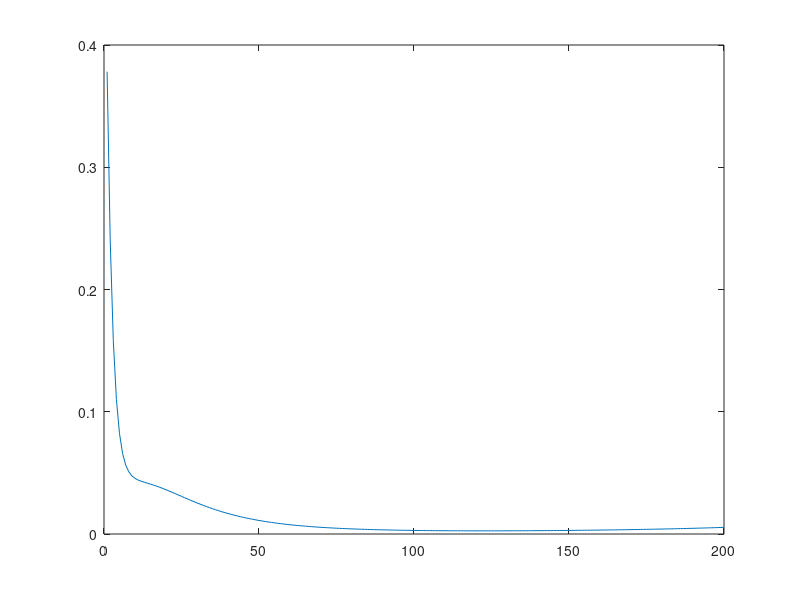

Source code (MATLAB):
clear all
close all
clc
%% input vector
X = [ 0,0;
      0,1;
      1,0;
      1,1]; 
%%  vector %% 
t = [0;
     1;
     1;
     0];

input_size  = 2;
Hidden_unit = 4;
output_unit = 1;
bias_v = 0.5;
bias_w = 0.5;
max = 200;


%% choosing the weights in range of -0.5 to 0.5
a = 0.5;
b = -0.5;         
V = (b-a).*rand(input_size,Hidden_unit) + a;
W = (b-a).*rand(output_unit,Hidden_unit) + a;
i = 1;

for iteration = 1:max
Error_value = 0;
for i = 1: 4 
%% forwarrd multiplication.

%% level1
Z_In = (X(i,:)*V) + bias_v;
z = 1.0 ./ (1.0 + exp(-Z_In));
z = z';

%% level2
Y_In = W*z + bias_w;
y = 1.0 ./ (1.0 + exp(-Y_In));

%% Backward propagation.%%
%% Find error
Error = t(i) - y;
alpha = 0.9;

%% level 3
Derivative_y = y'*(1-y);
Delta_y = Error * Derivative_y;
Delta_w = alpha * Delta_y .* z;
Delta_w_bias = alpha * Delta_y;

%% level 2
Derivative_z = z' *(1-z);
Delta_z = Derivative_z .* (W * Delta_y'); 
Delta_v = alpha* Delta_z' * X(i,:);
Delta_v_bias = alpha * sum(Delta_z);

%% update the weighs
W = (W' + Delta_w)' ;
bias_w = bias_w + Delta_w_bias;

V= V + Delta_v';
bias_v = bias_v + Delta_v_bias ;

%% incrementing loop
Error_value = Error_value + Error;
end
Error_plot(iteration) = abs(Error_value);
end 
plot(Error_plot);
